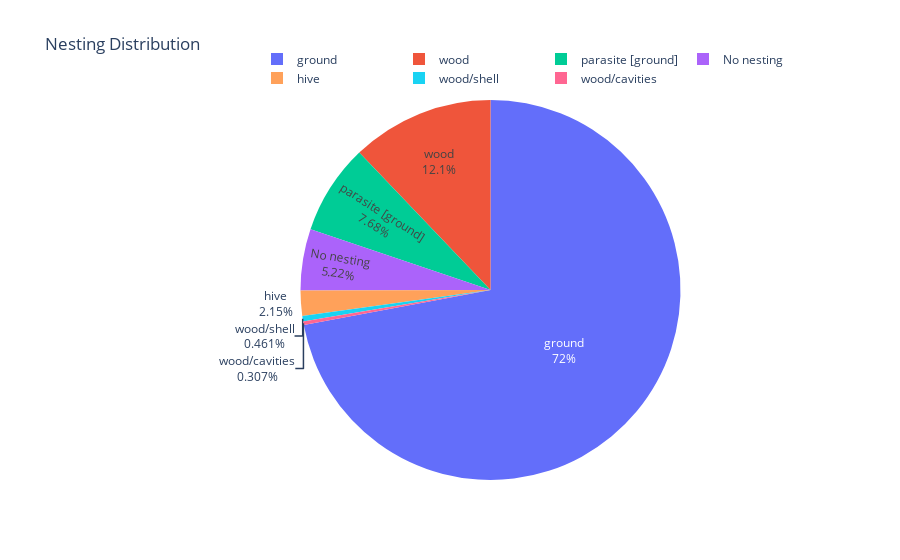

Notebook source saved alongside this figure:
### Code cell
import plotly.graph_objects as go

# Count the occurrences of each nesting category
nesting_counts = df['nesting'].value_counts()

labels = nesting_counts.index
values = nesting_counts.values

fig = go.Figure(data=[go.Pie(labels=labels, values=values, textinfo='label+percent')])

fig.update_layout(
    title='Nesting Distribution',
    legend=dict(orientation='h', yanchor='bottom', y=1.02, xanchor='right', x=1),
    font=dict(size=12)
)

fig.show()

### Figure 1 — Plotly figure (JSON) as saved in the notebook; plotly's stock layout.template omitted (floating-point values rounded to 4 significant figures)
{"data": [{"labels": ["ground", "wood", "parasite [ground]", "No nesting", "hive", "wood/shell", "wood/cavities"], "textinfo": "label+percent", "type": "pie", "values": [469, 79, 50, 34, 14, 3, 2]}], "layout": {"font": {"size": 12}, "legend": {"orientation": "h", "x": 1, "xanchor": "right", "y": 1.02, "yanchor": "bottom"}, "title": {"text": "Nesting Distribution"}}}
